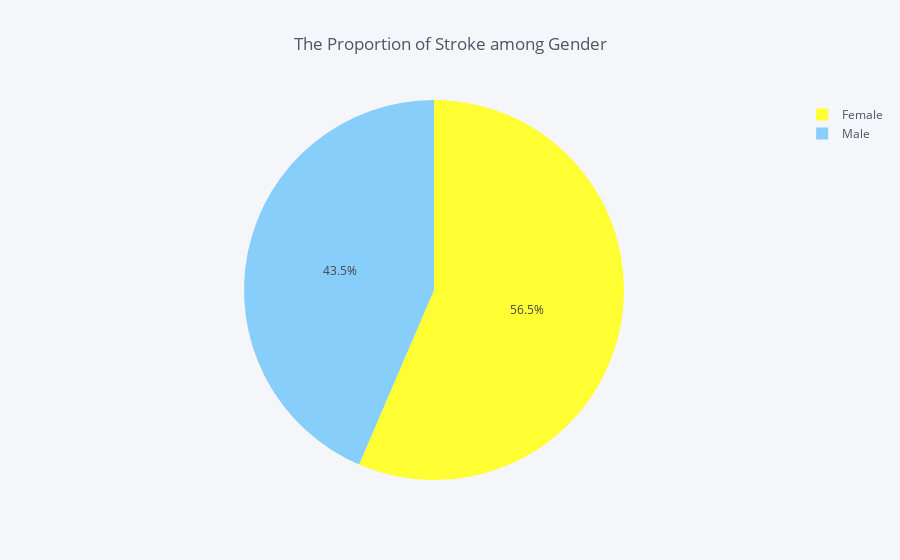

Notebook code for this chart:
### Code cell
gender = df.groupby(df['gender'])['stroke'].sum()
data_gender = pd.DataFrame({'labels': gender.index,
                   'values': gender.values
                  })
colors = ['yellow', 'lightskyblue']
data_gender.iplot(kind='pie',labels='labels',values='values', title='The Proportion of Stroke among Gender', colors = colors)

### Figure 1 — Plotly figure (JSON) as saved in the notebook; plotly's stock layout.template omitted (floating-point values rounded to 4 significant figures)
{"data": [{"labels": ["Female", "Male"], "marker": {"colors": ["rgba(255, 255, 51, 1.0)", "rgba(135, 206, 250, 1.0)"]}, "name": "", "type": "pie", "values": [140, 108]}], "layout": {"legend": {"bgcolor": "#F5F6F9", "font": {"color": "#4D5663"}}, "paper_bgcolor": "#F5F6F9", "plot_bgcolor": "#F5F6F9", "title": "The Proportion of Stroke among Gender", "titlefont": {"color": "#4D5663"}}}
